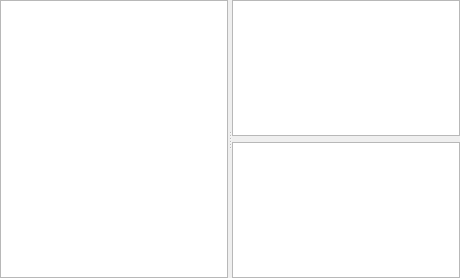
<?xml version="1.0" encoding="UTF-8"?>
<ui version="4.0">
 <class>PlaylistDock</class>
 <widget class="QDockWidget" name="PlaylistDock">
  <property name="geometry">
   <rect>
    <x>0</x>
    <y>0</y>
    <width>460</width>
    <height>278</height>
   </rect>
  </property>
  <property name="whatsThis">
   <string notr="true">https://forum.bossa.org/t/about-the-playlist/12951/1</string>
  </property>
  <property name="windowTitle">
   <string>Playlist</string>
  </property>
  <widget class="QWidget" name="dockWidgetContents">
   <layout class="QVBoxLayout" name="verticalLayout">
    <property name="spacing">
     <number>0</number>
    </property>
    <property name="leftMargin">
     <number>0</number>
    </property>
    <property name="topMargin">
     <number>0</number>
    </property>
    <property name="rightMargin">
     <number>0</number>
    </property>
    <property name="bottomMargin">
     <number>0</number>
    </property>
    <item>
     <widget class="QStackedWidget" name="stackedWidget">
      <property name="currentIndex">
       <number>1</number>
      </property>
      <widget class="QWidget" name="page">
       <layout class="QVBoxLayout" name="verticalLayout_2">
        <property name="leftMargin">
         <number>0</number>
        </property>
        <property name="topMargin">
         <number>0</number>
        </property>
        <property name="rightMargin">
         <number>0</number>
        </property>
        <property name="bottomMargin">
         <number>0</number>
        </property>
        <item>
         <widget class="QTextBrowser" name="textBrowser">
          <property name="html">
           <string>&lt;!DOCTYPE HTML PUBLIC &quot;-//W3C//DTD HTML 4.0//EN&quot; &quot;http://www.w3.org/TR/REC-html40/strict.dtd&quot;&gt;
&lt;html&gt;&lt;head&gt;&lt;meta name=&quot;qrichtext&quot; content=&quot;1&quot; /&gt;&lt;style type=&quot;text/css&quot;&gt;
p, li { white-space: pre-wrap; }
&lt;/style&gt;&lt;/head&gt;&lt;body&gt;
&lt;p style=&quot; margin-top:12px; margin-bottom:16px; margin-left:-24px; margin-right:0px; -qt-block-indent:0; text-indent:0px;&quot;&gt;&lt;span style=&quot; font-weight:600;&quot;&gt;Double-click&lt;/span&gt; a playlist item to open it in the player.&lt;/p&gt;
&lt;p style=&quot; margin-top:0px; margin-bottom:16px; margin-left:-24px; margin-right:0px; -qt-block-indent:0; text-indent:0px;&quot;&gt;You can freely preview clips without necessarily adding them to the playlist or closing it.&lt;/p&gt;
&lt;p style=&quot; margin-top:0px; margin-bottom:16px; margin-left:-24px; margin-right:0px; -qt-block-indent:0; text-indent:0px;&quot;&gt;To trim or adjust a playlist item &lt;span style=&quot; font-weight:600;&quot;&gt;Double-click&lt;/span&gt; to open it, make the changes, and click the &lt;span style=&quot; font-weight:600;&quot;&gt;Update&lt;/span&gt; icon.&lt;/p&gt;
&lt;p style=&quot; margin-top:0px; margin-bottom:16px; margin-left:-24px; margin-right:0px; -qt-block-indent:0; text-indent:0px;&quot;&gt;&lt;span style=&quot; font-weight:600;&quot;&gt;Drag-n-drop&lt;/span&gt; to rearrange the items.&lt;/p&gt;&lt;/body&gt;&lt;/html&gt;</string>
          </property>
         </widget>
        </item>
       </layout>
      </widget>
      <widget class="QWidget" name="page_2">
       <layout class="QVBoxLayout" name="verticalLayout_4">
        <property name="spacing">
         <number>0</number>
        </property>
        <property name="leftMargin">
         <number>0</number>
        </property>
        <property name="topMargin">
         <number>0</number>
        </property>
        <property name="rightMargin">
         <number>0</number>
        </property>
        <property name="bottomMargin">
         <number>0</number>
        </property>
        <item>
         <layout class="QHBoxLayout" name="filtersLayout"/>
        </item>
        <item>
         <widget class="QSplitter" name="splitter">
          <property name="orientation">
           <enum>Qt::Orientation::Horizontal</enum>
          </property>
          <widget class="BinTree" name="treeWidget">
           <property name="acceptDrops">
            <bool>true</bool>
           </property>
           <property name="styleSheet">
            <string notr="true">QTreeWidget::item { padding: 10px }</string>
           </property>
           <property name="alternatingRowColors">
            <bool>true</bool>
           </property>
           <property name="rootIsDecorated">
            <bool>false</bool>
           </property>
           <attribute name="headerVisible">
            <bool>false</bool>
           </attribute>
           <column>
            <property name="text">
             <string notr="true">1</string>
            </property>
           </column>
          </widget>
          <widget class="QWidget" name="layoutWidget">
           <layout class="QVBoxLayout" name="verticalLayout_3">
            <item>
             <widget class="PlaylistTable" name="tableView">
              <property name="contextMenuPolicy">
               <enum>Qt::ContextMenuPolicy::CustomContextMenu</enum>
              </property>
              <property name="toolTip">
               <string>&lt;html&gt;&lt;head/&gt;&lt;body&gt;&lt;p&gt;Double-click a playlist item to open it in the player.&lt;/p&gt;&lt;/body&gt;&lt;/html&gt;</string>
              </property>
              <property name="dragEnabled">
               <bool>false</bool>
              </property>
              <property name="alternatingRowColors">
               <bool>true</bool>
              </property>
              <property name="selectionMode">
               <enum>QAbstractItemView::SelectionMode::ExtendedSelection</enum>
              </property>
              <property name="selectionBehavior">
               <enum>QAbstractItemView::SelectionBehavior::SelectRows</enum>
              </property>
              <property name="horizontalScrollMode">
               <enum>QAbstractItemView::ScrollMode::ScrollPerPixel</enum>
              </property>
              <attribute name="horizontalHeaderHighlightSections">
               <bool>false</bool>
              </attribute>
              <attribute name="verticalHeaderVisible">
               <bool>false</bool>
              </attribute>
             </widget>
            </item>
            <item>
             <widget class="PlaylistListView" name="listView">
              <property name="contextMenuPolicy">
               <enum>Qt::ContextMenuPolicy::CustomContextMenu</enum>
              </property>
              <property name="selectionMode">
               <enum>QAbstractItemView::SelectionMode::ExtendedSelection</enum>
              </property>
              <property name="movement">
               <enum>QListView::Movement::Static</enum>
              </property>
             </widget>
            </item>
           </layout>
          </widget>
         </widget>
        </item>
       </layout>
      </widget>
     </widget>
    </item>
   </layout>
  </widget>
 </widget>
 <customwidgets>
  <customwidget>
   <class>PlaylistTable</class>
   <extends>QTableView</extends>
   <header>widgets/playlisttable.h</header>
  </customwidget>
  <customwidget>
   <class>PlaylistListView</class>
   <extends>QListView</extends>
   <header>widgets/playlistlistview.h</header>
  </customwidget>
  <customwidget>
   <class>BinTree</class>
   <extends>QTreeWidget</extends>
   <header>docks/playlistdock.h</header>
  </customwidget>
 </customwidgets>
 <resources>
  <include location="../../icons/resources.qrc"/>
 </resources>
 <connections/>
</ui>
